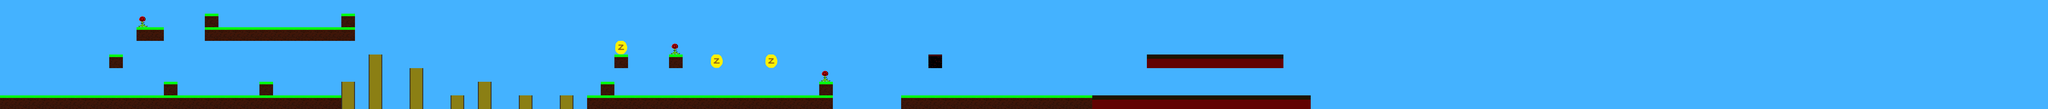

This game map was drawn from its Tiled (.tmx) file and the tilesets committed beside it. A one-line description and the trimmed map source follow:
An orthogonal 150x8 tile map with 32x32 px tiles, 2 tile layers (background, graphics) and 62 objects.

<map version="1.5" tiledversion="1.6.0" orientation="orthogonal" renderorder="right-down" width="150" height="8" tilewidth="32" tileheight="32" infinite="0" nextlayerid="15" nextobjectid="127">
 <tileset firstgid="1" source="set.tsx" />
 <layer id="2" name="background" width="150" height="8">
  <data>[1200 cells, 1200 non-empty, 1 distinct tile ids]</data>
 </layer>
 <layer id="3" name="graphics" width="150" height="8">
  <data>[1200 cells, 126 non-empty, 6 distinct tile ids]</data>
 </layer>
 <objectgroup id="5" name="coins">
  <object id="19" x="1440" y="96" width="32" height="32" />
  <object id="22" x="1792" y="128" width="32" height="32" />
  <object id="42" x="1664" y="128" width="32" height="32" />
 </objectgroup>
 <objectgroup id="4" name="ground">
  <object id="1" x="0" y="224" width="800" height="32" />
  <object id="2" x="800" y="192" width="32" height="64" />
  <object id="3" x="864" y="128" width="32" height="128" />
  <object id="4" x="960" y="160" width="32" height="96" />
  <object id="5" x="1056" y="224" width="32" height="32" />
  <object id="6" x="1120" y="192" width="32" height="64" />
  <object id="7" x="1216" y="224" width="32" height="32" />
  <object id="8" x="1312" y="224" width="32" height="32" />
  <object id="9" x="1440" y="128" width="32" height="32" />
  <object id="10" x="1568" y="128" width="32" height="32" />
  <object id="13" x="1376" y="224" width="576" height="32" />
  <object id="53" x="608" y="192" width="32" height="32" />
  <object id="58" x="1408" y="192" width="32" height="32" />
  <object id="59" x="1920" y="192" width="32" height="32" />
  <object id="62" x="2112" y="224" width="448" height="32" />
  <object id="98" x="352" y="64" width="32" height="32" />
  <object id="106" x="320" y="64" width="32" height="32" />
  <object id="114" x="384" y="192" width="32" height="32" />
  <object id="121" x="480" y="32" width="32" height="32" />
  <object id="122" x="480" y="64" width="352" height="32" />
  <object id="124" x="800" y="32" width="32" height="32" />
  <object id="126" x="256" y="128" width="32" height="32" />
 </objectgroup>
 <objectgroup id="7" name="badground" />
 <objectgroup id="8" name="brokenground" />
 <objectgroup id="9" name="knights">
  <object id="55" x="672" y="192" width="32" height="32" />
  <object id="57" x="1664" y="192" width="32" height="32" />
  <object id="60" x="1760" y="192" width="32" height="32" />
  <object id="61" x="2496" y="192" width="32" height="32" />
  <object id="125" x="736" y="32" width="32" height="32" />
 </objectgroup>
 <objectgroup id="10" name="demonic_ground">
  <properties>
   <property name="blackrose" value="" />
  </properties>
  <object id="63" x="2176" y="128" width="32" height="32" />
 </objectgroup>
 <objectgroup id="11" name="red_ground">
  <object id="68" x="2560" y="224" width="32" height="32" />
  <object id="69" x="2592" y="224" width="32" height="32" />
  <object id="70" x="2624" y="224" width="32" height="32" />
  <object id="71" x="2656" y="224" width="32" height="32" />
  <object id="73" x="2688" y="224" width="32" height="32" />
  <object id="74" x="2720" y="224" width="32" height="32" />
  <object id="75" x="2752" y="224" width="32" height="32" />
  <object id="76" x="2784" y="224" width="32" height="32" />
  <object id="77" x="2816" y="224" width="32" height="32" />
  <object id="78" x="2848" y="224" width="32" height="32" />
  <object id="79" x="2880" y="224" width="32" height="32" />
  <object id="80" x="2912" y="224" width="32" height="32" />
  <object id="81" x="2944" y="224" width="32" height="32" />
  <object id="82" x="2976" y="224" width="32" height="32" />
  <object id="83" x="3008" y="224" width="32" height="32" />
  <object id="84" x="3040" y="224" width="32" height="32" />
  <object id="85" x="2688" y="128" width="32" height="32" />
  <object id="86" x="2720" y="128" width="32" height="32" />
  <object id="87" x="2752" y="128" width="32" height="32" />
  <object id="88" x="2784" y="128" width="32" height="32" />
  <object id="89" x="2816" y="128" width="32" height="32" />
  <object id="90" x="2880" y="128" width="32" height="32" />
  <object id="91" x="2848" y="128" width="32" height="32" />
  <object id="92" x="2912" y="128" width="32" height="32" />
  <object id="93" x="2944" y="128" width="32" height="32" />
  <object id="94" x="2976" y="128" width="32" height="32" />
 </objectgroup>
 <objectgroup id="12" name="droyers">
  <object id="115" x="352" y="96" width="32" height="32" />
 </objectgroup>
 <objectgroup id="13" name="redrose">
  <object id="109" x="1568" y="96" width="32" height="32" />
  <object id="110" x="1920" y="160" width="32" height="32" />
  <object id="111" x="320" y="32" width="32" height="32" />
 </objectgroup>
 <objectgroup id="14" name="smalldeaths">
  <object id="113" x="512" y="192" width="32" height="32" />
 </objectgroup>
</map>